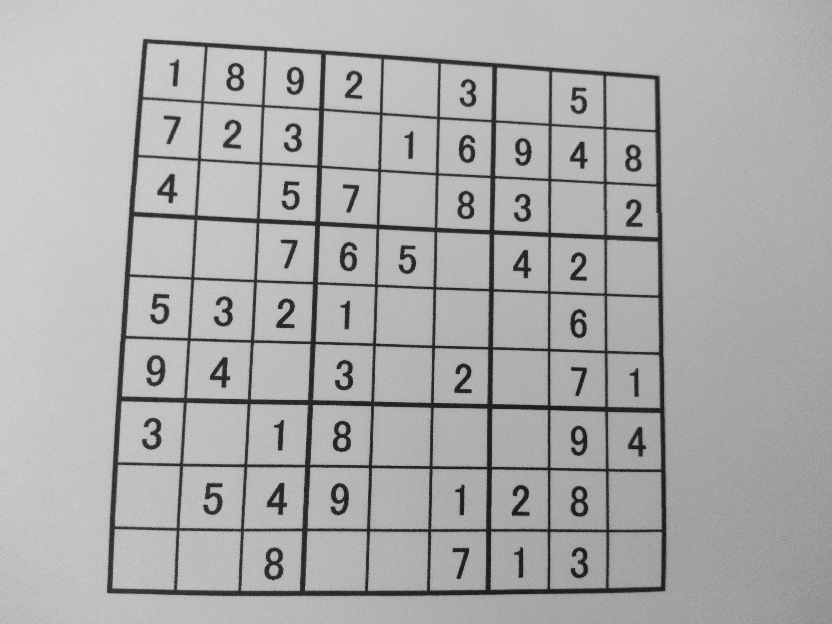
#> input picture sudoku.png, 832 x 624 px
$ jupyter execute notebook13.ipynb   (shell and % lines are left out)
#> lines starting #> are read from the running program, lines starting #| are printed output that depends on the picture; after the words box and inside, x2 and y2 are one past the last pixel; in counts of white or black regions, pixels touching at a corner belong together
# マルチメディア処理入門 第13回

[](https://colab.research.google.com/github/schwalbe1996/multimedia_intro/blob/main/notebook13.ipynb)

Google Colabで試したい場合は、上のボタンをクリックして、「ドライブにコピー」を実行してください。（ドライブにコピーしないとコードを変更しても保存できません）

[cell 1]
import matplotlib.pyplot as plt
from pylab import cm
import mpl_toolkits.axes_grid1
import cv2
import numpy as np

## 画像表示用の関数

[cell 2]
def show_image(image, cmap = cm.gray):
    fig = plt.figure(figsize=(7,5))
    ax = fig.add_subplot(111)
    if image.ndim == 3:
        im = ax.imshow(image[:,:,::-1])
    elif image.ndim == 2:
        im = ax.imshow(image, cmap=cmap)
        divider = mpl_toolkits.axes_grid1.make_axes_locatable(ax)
        cax = divider.append_axes('right','3%', pad='2%')
        fig.colorbar(im, cax=cax)

def show_decomposed_images(image, image3, cmap=cm.gray, title=(None,None,None,None)):
    fig = plt.figure(figsize=(15,15))
    ax1 = fig.add_subplot(221, title=title[0])
    ax2 = fig.add_subplot(222, title=title[1])
    ax3 = fig.add_subplot(223, title=title[2])
    ax4 = fig.add_subplot(224, title=title[3])
    im1 = ax1.imshow(image[:,:,::-1])
    im2 = ax2.imshow(image3[:,:,0], cmap=cmap)
    im3 = ax3.imshow(image3[:,:,1], cmap=cmap)
    im4 = ax4.imshow(image3[:,:,2], cmap=cmap)
    plt.colorbar(im2,ax=ax2)
    plt.colorbar(im3,ax=ax3)
    plt.colorbar(im4,ax=ax4)
    plt.show()

## 画像ファイルの読み込み
- このノートブックと同じフォルダに画像ファイル(sudoku.png)を置いてください。
- 今日もモノクロ画像として扱います

[cell 3]
# colabユーザだけここを実行

[cell 4]
image = cv2.imread("sudoku.png",0)
#> image is the input picture: shape (624, 832); min 13, max 216, mean 170.7
show_image(image)

# ヒストグラムの描画

[cell 5]
fig = plt.figure()
ax = fig.add_subplot(111)
# 画像 (image) は 2 次元配列なので、flatten() を使って 1 次元配列に reshape してからヒストグラムを作ります。
h = ax.hist(image.flatten(), bins=20)
plt.show()
#> figure, not shown here; tallest bar 118677 high, from x = 185.6 to 195.7

# 単純閾値処理

[cell 6]
threshold = 50
ret, result = cv2.threshold(image, threshold, 255, cv2.THRESH_BINARY) # 画像データ、閾値、255（固定)、cv2.THRESH_BINARY を指定する
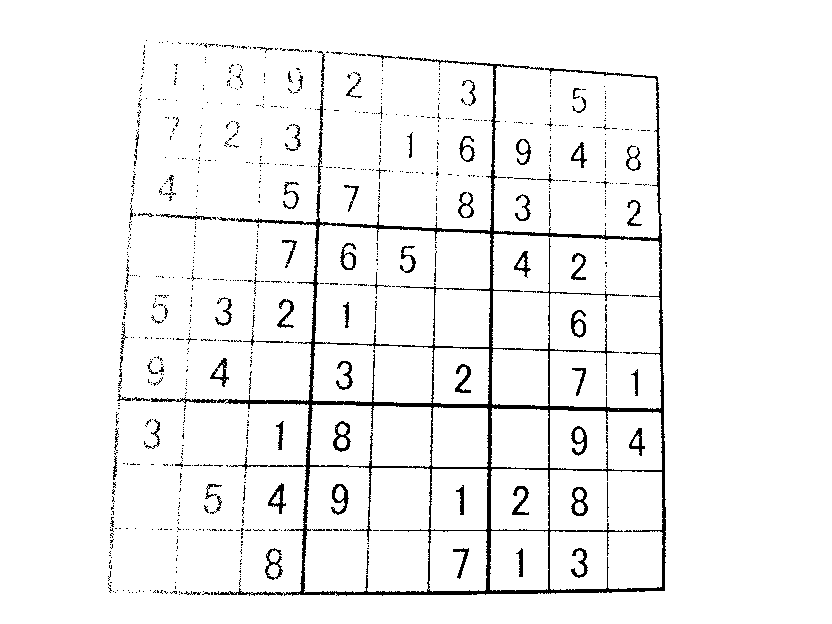
#> result: shape (624, 832); 95.3% white; black in thin lines or dots, all inside (x1, y1, x2, y2) = (108, 40, 666, 596)
#> ret = 50
show_image(result)

# pタイル法

[cell 7]
p = 10
threshold = np.percentile(image.flatten(), p)
#> threshold = 133
print (f"閾値={threshold}")
#| 閾値=133.0
ret, result = cv2.threshold(image, threshold, 255, cv2.THRESH_BINARY)
#> result: shape (624, 832); 90% white; 53 black regions (1 under 20 px), largest, box (x1, y1, x2, y2) and area: (107, 39, 667, 596) 39414, (264, 547, 284, 580) 354, (330, 483, 349, 516) 340
#> ret = 133
show_image(result)

# 大津の方法

[cell 8]
# 閾値を 0、cv2.THRESH_BINARY の代わりに cv2.THRESH_BINARY+cv2.THRESH_OTSU を指定する
ret, result = cv2.threshold(image, 0, 255, cv2.THRESH_BINARY+cv2.THRESH_OTSU)
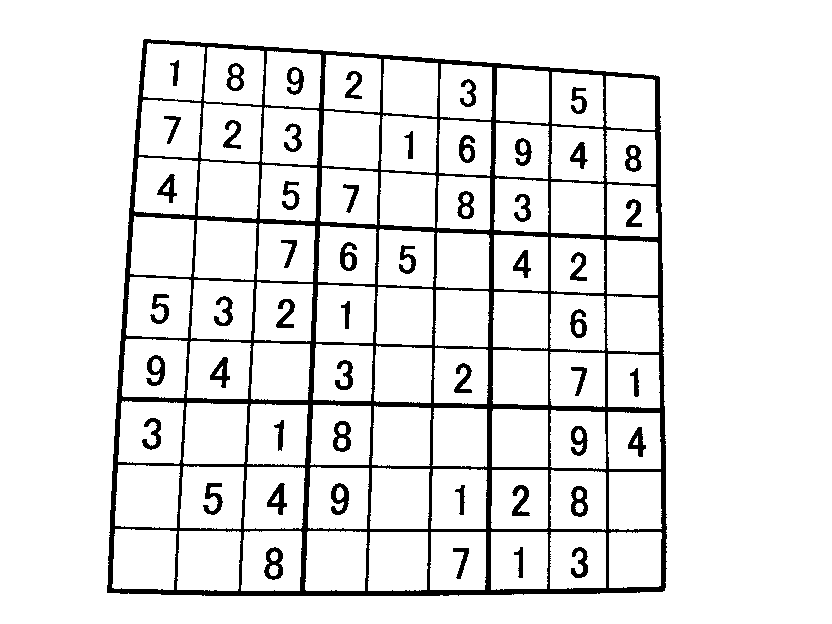
#> result: shape (624, 832); 90.5% white; 52 black regions, largest, box (x1, y1, x2, y2) and area: (107, 39, 667, 596) 37055, (264, 547, 283, 580) 341, (331, 483, 349, 515) 326
#> ret = 120
print (f"閾値={ret}")
#| 閾値=120.0
show_image(result)

# クラスタリング
## 本日の画像（その2）

[cell 9]
# colabユーザだけここを実行

[cell 10]
image = cv2.imread("choco.png")
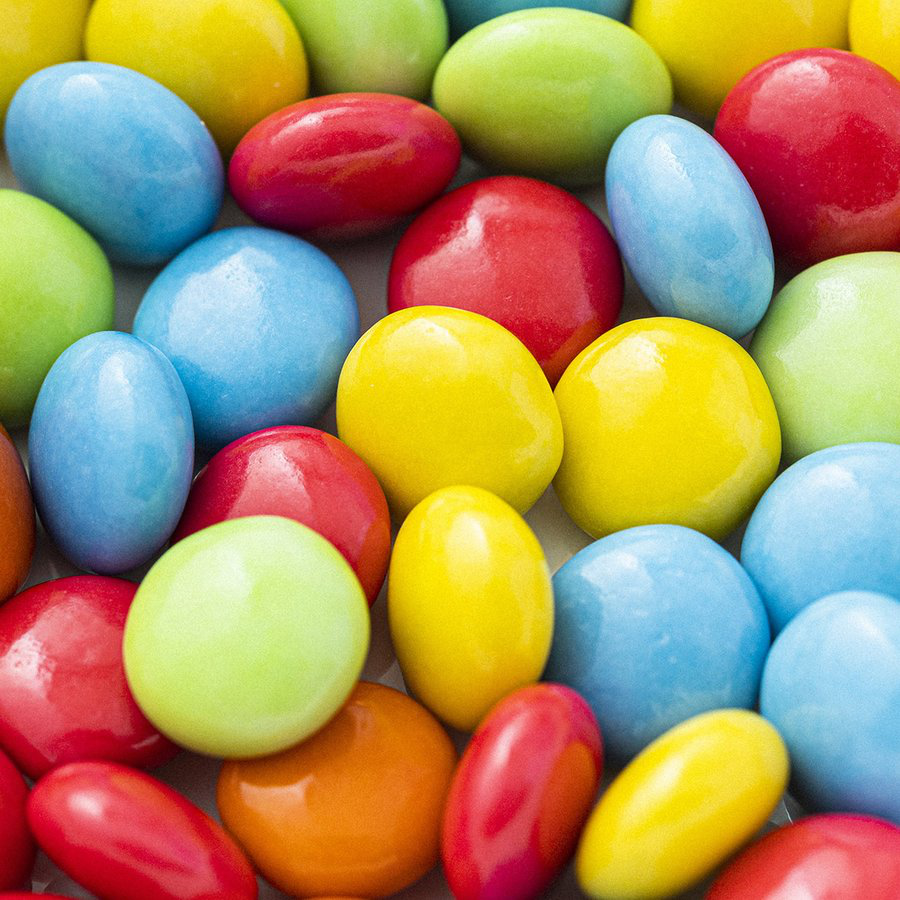
#> input picture choco.png, 900 x 900 px
#> image is the input picture: shape (900, 900, 3); mean B, G, R 96.2, 143.8, 171.1
show_image(image)

# 色空間の変換
- BGR⇒HSVに変換します。

[cell 11]
image_HSV = cv2.cvtColor(image, cv2.COLOR_BGR2HSV_FULL)
#> image_HSV: shape (900, 900, 3); mean H, S, V 111.2, 168.6, 198.5
show_decomposed_images(image, image_HSV, title=("original","H","S","V"))
#> in show_decomposed_images, `plt.show()`:
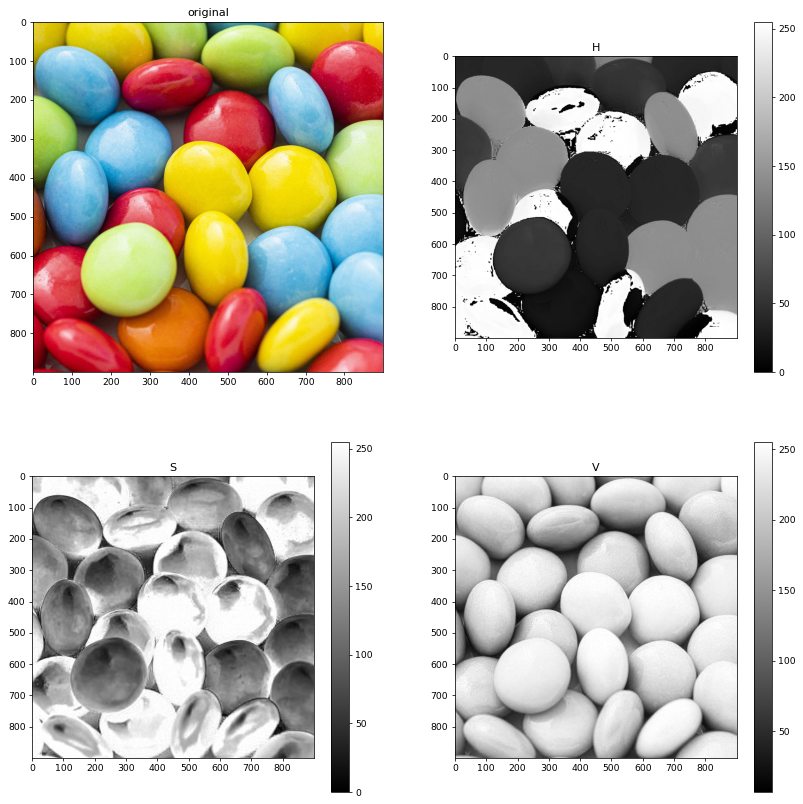
#> figure drawn by matplotlib, 7 panels

## （おまけ）HSV の空間で散布図を作ってみる

[cell 12]
# H,S,V それぞれを 1 次元配列に整形する
H = image_HSV[:,:,0].flatten()
S = image_HSV[:,:,1].flatten()
V = image_HSV[:,:,2].flatten()
# 散布図用の色データ。RGB の順で 0～1 の範囲に収めておく必要があるので 255 で割ってます
c = image.reshape((-1,3))/255
c = c[:,::-1]

# 点の数が多すぎるので 1/100 に間引きます
H = H[::100]
#> H = 8100 values, max 255 at index 629, min 0 at index 476, mean 111.5
S = S[::100]
#> S = 8100 values, max 255 at index 7, min 0 at index 7154, mean 175.1
V = V[::100]
#> V = 8100 values, max 255 at index 557, min 14 at index 4079, mean 195.8
c = c[::100]
# 3 次元散布図
fig = plt.figure(figsize=(10,10))
ax = fig.add_subplot(111,projection='3d')
ax.view_init(elev=30, azim=130)
sc = ax.scatter(H, S, V, c=c)
ax.set_xlabel("H")
ax.set_ylabel("S")
ax.set_zlabel("V")
plt.show()
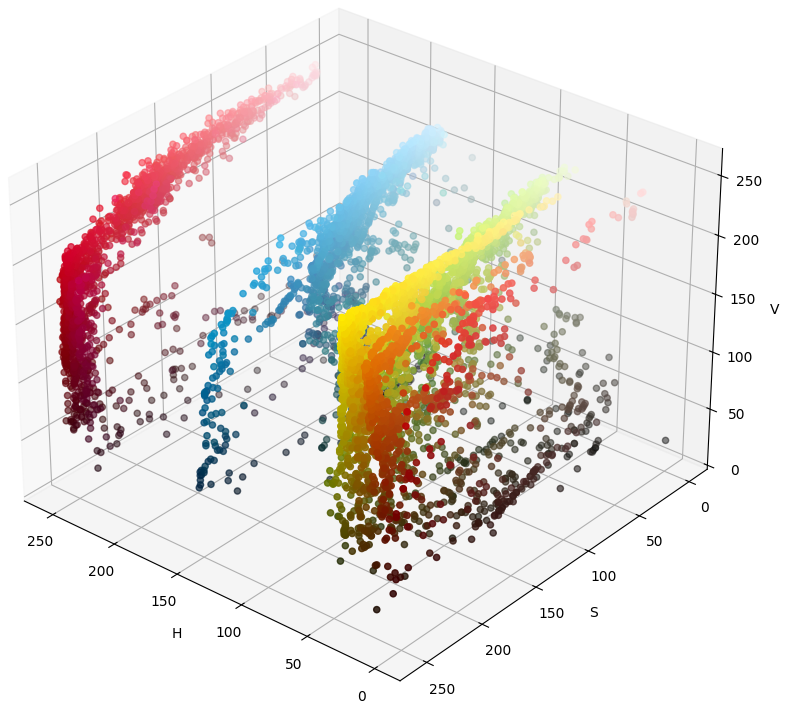
#> figure drawn by matplotlib, 1 panel

# K-meansクラスタリング

[cell 13]
# HSV 空間の画像データを、 (ピクセル数, 3) の 2 次元配列に並び替えます（ついでに小数点付き数字に変換）
Z = image_HSV.reshape((-1,3)).astype(np.float32)
# K-means の終了条件の設定
criteria = (cv2.TERM_CRITERIA_EPS + cv2.TERM_CRITERIA_MAX_ITER, 10, 1.0)
# クラスタ数はここで設定します。
K = 6
# K-means クラスタリング本体 乱数によって結果が変わるので itr=10 回 K-means を繰り返して良さげな結果を選ぶ
itr=10
ret,label,center=cv2.kmeans(Z,K,None,criteria,itr,cv2.KMEANS_RANDOM_CENTERS)
#> ret = 2.36e+09; center = [[149, 106.5, 224.6], [248.2, 207, 191.2], [32.03, 234, 217.6], [50.69, 113.5, 226.9], [155.5, 119.1, 100], [26.7, 172.5, 94.07]]
label = label.reshape(image.shape[:-1])
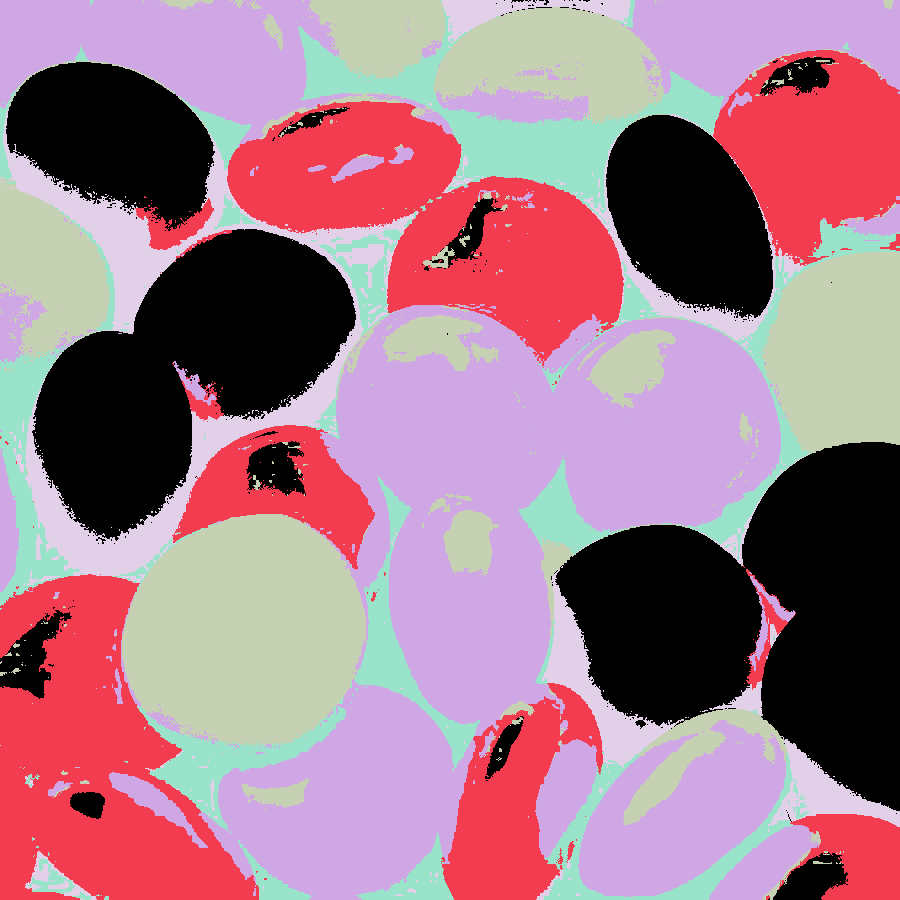
#> label: shape (900, 900) int32; 6 distinct labels, from 0 to 5; one colour per label, 0 black
# label の各ピクセルには 領域番号を表す 0～K-1 の値が入ってます。
show_image(label,cmap=cm.jet)
for n in range(K):
    disp = np.zeros_like(image)
    disp[label==n] = image[label==n]
    show_image(disp)
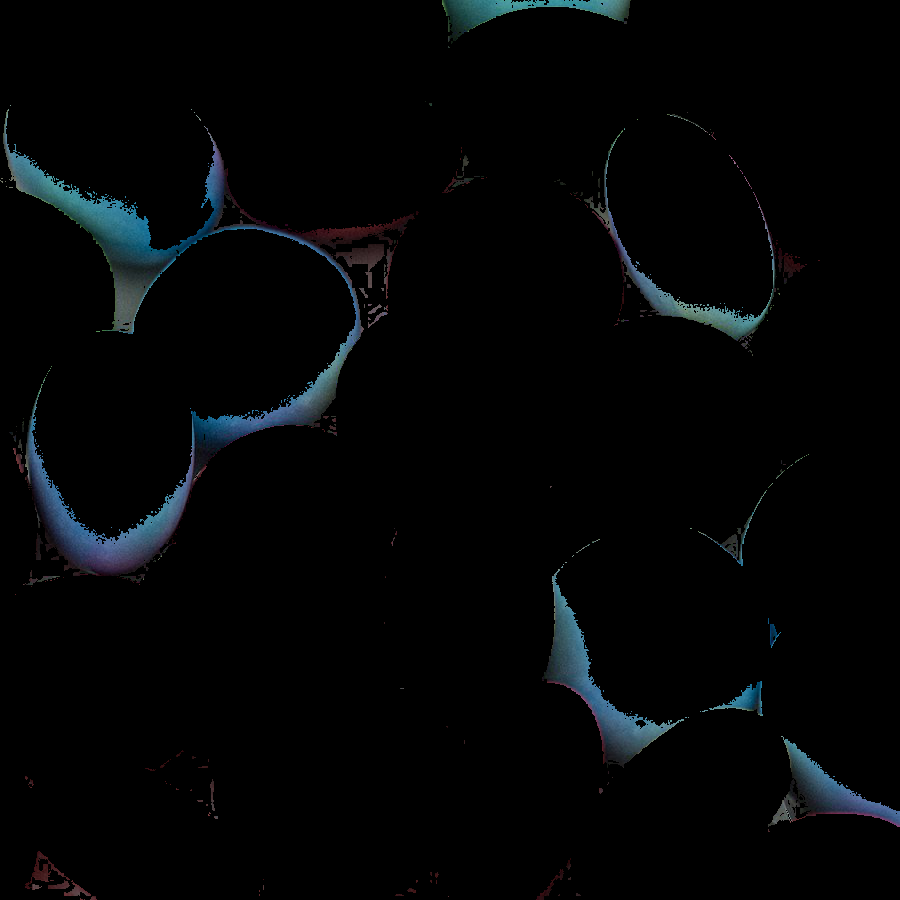
#> shown: shape (900, 900, 3); mean R, G, B 3.3, 4.7, 5.7
